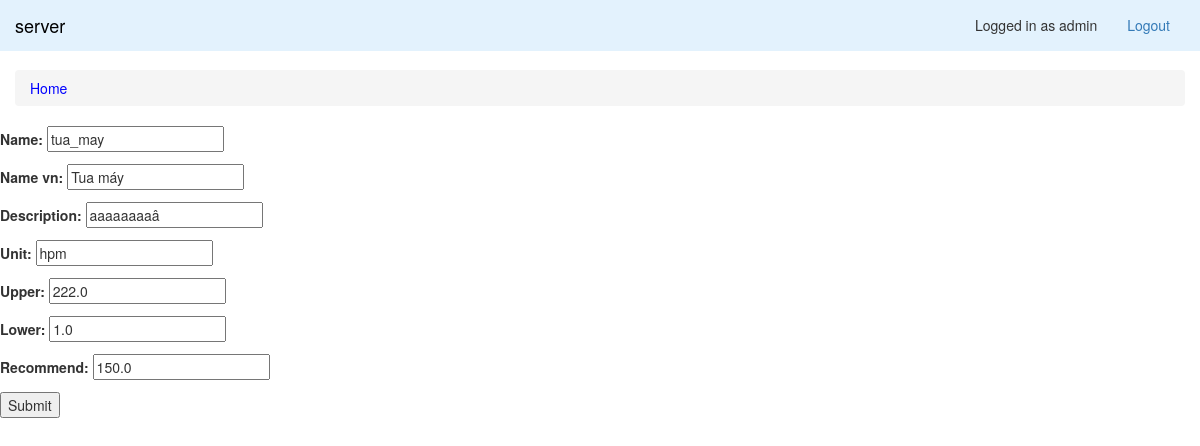
The app's page /parameter-edit/1/ (signed in), older data.
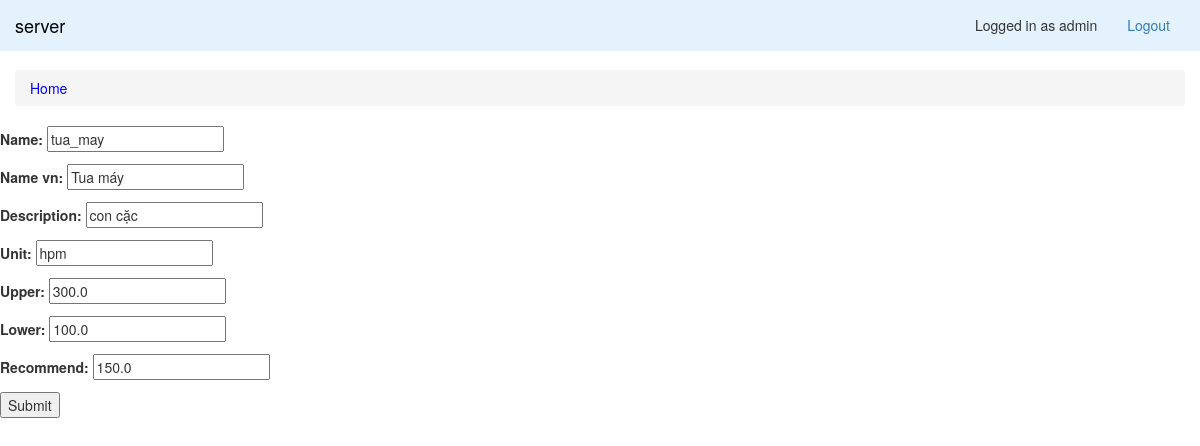
The same page, newer data.
### firmware/models/Parameter.py (models this page shows)
class Parameter(models.Model):
    name = models.CharField(max_length=200, unique=True)
    name_vn = models.CharField(max_length=200)
    description = models.CharField(max_length=500)
    unit = models.CharField(max_length=200)
    upper = models.FloatField()
    lower = models.FloatField()
    recommend = models.FloatField()

### firmware/views/ParameterEditView.py (the view, shortened to what this page needs)
# urls.py: url(r'^parameter-edit/(?P<pk>\d+)/$', ParameterEditView.as_view(), name='parameter-edit'),
class ParameterEditView(View):
    template_name = 'firmware/parameter.html'
    def get_parameter(self, pk):
        parameter = Parameter.objects.get(pk=pk)
        initial = {
            'pk': parameter.pk,
            'name': parameter.name,
            'name_vn': parameter.name_vn,
            'description': parameter.description,
            'unit': parameter.unit,
            'upper': parameter.upper,
            'lower': parameter.lower,
            'recommend': parameter.recommend
        }
        form = ParameterEditForm(initial=initial)
        return form
    def get(self, request, pk):
        form = self.get_parameter(pk)
        context = {'parameter_edit_form': form}
        return TemplateResponse(request, self.template_name, context)

### firmware/forms/ParameterEditForm.py (shortened to what this page needs)
class ParameterEditForm(forms.Form):
    pk = forms.IntegerField(widget=forms.HiddenInput)
    name = forms.CharField()
    name_vn = forms.CharField()
    description = forms.CharField()
    unit = forms.CharField()
    upper = forms.FloatField()
    lower = forms.FloatField()
    recommend = forms.FloatField()

### firmware/context_processors.py (called while the page is built)
def is_moderator(request):
    return request.user.groups.filter(name='moderator').exists()

def user(request):
    return {
        'user': request.user,
        'moderator': is_moderator(request)
    }

### templates/firmware/parameter.html (shortened to what this page needs)
{% extends 'includes/layout.html' %}
{% load static %}
{% load humanize %}
{% load mathfilters %}
{% block content %}
    <div class="row">
        {% if parameter_edit_form %}
            <form method='post'>{% csrf_token %}
                {{ parameter_edit_form.as_p }}
                <button type='submit'> Submit </button>
            </form>
        {% endif %}
    </div>
{% endblock %}

Row changes from the older to the newer data that the page shows:
changed Parameter "tua_may": description "aaaaaaaaâ" → "con cặc"; upper "222.0" → "300.0"; lower "1.0" → "100.0"
